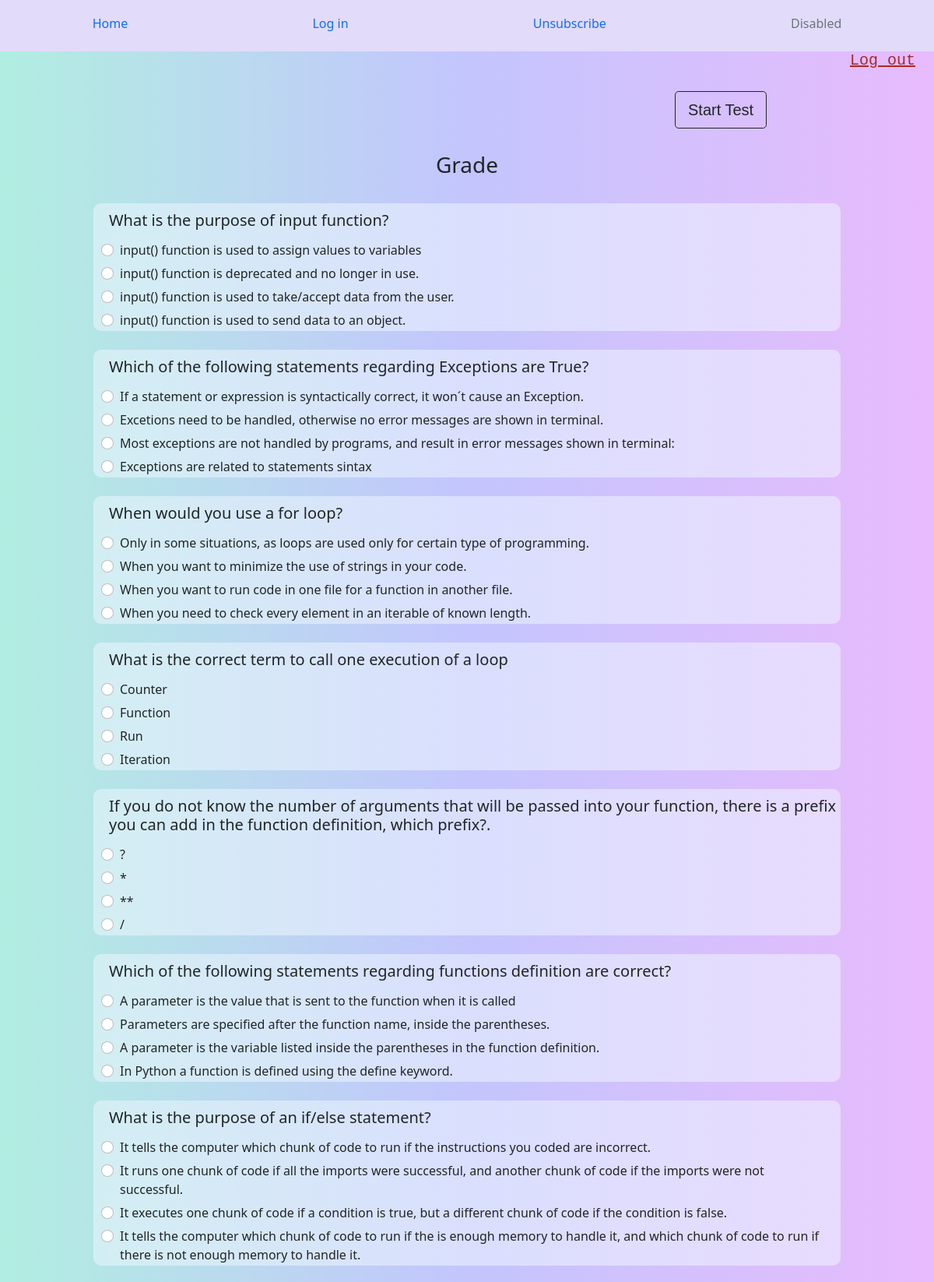
Page /tests/exam (upper part) on the committed database.
### views/tests/routes.py (models this page shows, shortened)
class Questions(db.Model):
    id = db.Column(db.String(32), primary_key = True)
    question = db.Column(db.Text, nullable = False, unique=True)
    answer_id = db.Column(db.String(32))
    options = db.relationship("Options", backref= db.backref("questions", lazy=True))

class Options(db.Model):
    id = db.Column(db.String(32), primary_key = True)
    option = db.Column(db.Text, nullable = False)
    question_id = db.Column(db.String(32), ForeignKey("questions.id"))

### views/tests/routes.py (the view)
@tests.route("/exam", methods = ["GET","POST"])
def make_quiz():
    verb = request.method
    questions = Questions.query.all()
    shuffle(questions)
    (shuffle(question.options) for question in questions[0:10])
    options = Options.query.all()
    result = 0
    if verb == "POST":
        for k, v in request.form.items():
            question = Questions.query.filter_by(id=k).first()
            if v == question.answer_id:
                result += 1
        return {"result": result}
    return render_template("quiz.html", questions = questions[0:10], options = options)

### templates/quiz.html (shortened to what this page needs)
{%extends "base.html"%}
{%block content%}
<a class="h5 d-flex justify-content-end" style ="margin-right:1.5rem; color:brown; font-family:monospace " href= "{{url_for('users.logout')}}" onclick="alert_f()">Log out</a>
<div id="start_container" >
    <button id="start" type="button" class="btn btn-outline-dark btn-lg" onclick="count_down()">Start Test</button>
</div>
<div  id= "test" class="questionary" >
    <h3 class="text-center" id="grade">Grade</h3>
    {%for question in questions%}
    <div class="box">
        <h5 class="query" for="{{question.id}}">{{question.question}}</h5>
        {%for option in question.options%}
        <div class="form-check form-check-inline">
            <input class="form-check-input mt-2" type="radio" id="{{option.id}}" name="{{question.id}}" value="{{option.id}}" >
            <label class= "form-check-label mt-1" for="">{{option.option}}</label>
        </div>
        {%endfor%}
    </div>
    {%endfor%}
</div>
{%endblock%}

### templates/base.html (shortened to what this page needs)
<!DOCTYPE html>
<html lang="en">
<head>
    <link href="https://cdn.jsdelivr.net/npm/bootstrap@5.1.3/dist/css/bootstrap.min.css" rel="stylesheet">
    <link href="{{url_for('static', filename= 'styles.css')}}" rel="stylesheet">
</head>
<body style="background-color: rgb(226, 219, 250);">
    <ul id= "navbar" class="nav d-flex justify-content-around bg-gradient-light m-auto">
        <li class="nav-item">
          <a class="nav-link active" aria-current="page" href="http://localhost:5000/users">Home</a>
        </li>
        <li id="log_l"class="nav-item">
          <a class="nav-link" href="http://localhost:5000/users/login">Log in</a>
        </li>
        <li class="nav-item">
          <a class="nav-link" href="http://localhost:5000/users/unsubs">Unsubscribe</a>
        </li>
        <li class="nav-item">
          <a class="nav-link disabled">Disabled</a>
        </li>
      </ul>
      <main class = "everything " >
        {%block content%}{%endblock%}
      </main>
</body>
</html>

### static/styles.css (style rules this page uses)
#start_container { position: -webkit-sticky; position: sticky; top: 20px; margin: 10px; padding-left: 70%; }
#start { font-family:Verdana, Geneva, Tahoma, sans-serif; }
.questionary { padding-top: 20px; padding-bottom: 10%; margin: auto; }
button { margin-left: 5%; margin-top: 5%; padding-left:0.5rem; }
.box { background-color: rgba(240, 248, 255, 0.521); margin-top: 1.5rem; margin-bottom: 1.5rem; display: flex; overflow: auto; flex-direction: column; margin-left: 10%; margin-right: 10%; padding-left: 10px; align-items:baseline; border-radius: 10px; }
.query { font-weight:500 ; padding-left: 10px; margin-top: 10px; margin-bottom: 10px; }
#navbar { padding-top: 10px; background-color: rgb(226, 219, 250); }
.everything { background-image: linear-gradient(90deg, #84ffca86, #aab3ff8c, #eca0ff8c); }

### rows in the picture
Questions: question "What is the purpose of input function?"
Options: option "input() function is used to assign values to variables"
Options: option "input() function is deprecated and no longer in use."
Options: option "input() function is used to take/accept data from the user."
Options: option "input() function is used to send data to an object."
Questions: question "Which of the following statements regarding Exceptions are True?"
Options: option "If a statement or expression is syntactically correct, it won´t cause an Exception."
Options: option "Excetions need to be handled, otherwise no error messages are shown in terminal."
Options: option "Most exceptions are not handled by programs, and result in error messages shown in terminal:"
Options: option "Exceptions are related to statements sintax"
Questions: question "When would you use a for loop?"
Options: option "Only in some situations, as loops are used only for certain type of programming."
Options: option "When you want to minimize the use of strings in your code."
Options: option "When you want to run code in one file for a function in another file."
Options: option "When you need to check every element in an iterable of known length."
Questions: question "What is the correct term to call one execution of a loop"
Options: option "Counter"
Options: option "Function"
Options: option "Run"
Options: option "Iteration"
Questions: question "If you do not know the number of arguments that will be passed into your function, there is a prefix you can add in the function definition, which prefix?."
Options: option "?"
Options: option "*"
Options: option "**"
Options: option "/"
Questions: question "Which of the following statements regarding functions definition are correct?"
Options: option "A parameter is the value that is sent to the function when it is called"
Options: option "Parameters are specified after the function name, inside the parentheses."
Options: option "A parameter is the variable listed inside the parentheses in the function definition."
Options: option "In Python a function is defined using the define keyword."
Questions: question "What is the purpose of an if/else statement?"
Options: option "It tells the computer which chunk of code to run if the instructions you coded are incorrect."
Options: option "It runs one chunk of code if all the imports were successful, and another chunk of code if the imports were not successful."
Options: option "It executes one chunk of code if a condition is true, but a different chunk of code if the condition is false."
Options: option "It tells the computer which chunk of code to run if the is enough memory to handle it, and which chunk of code to run if there is not enough memory to handle it."
